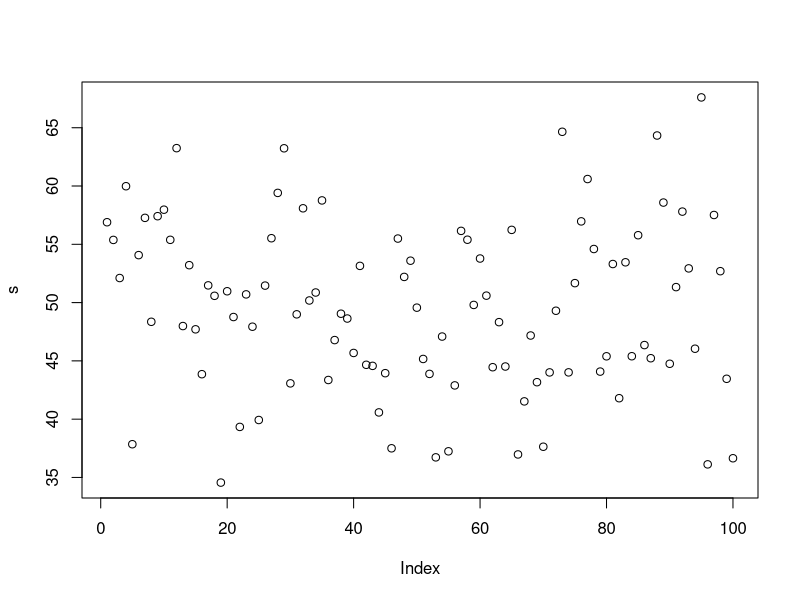
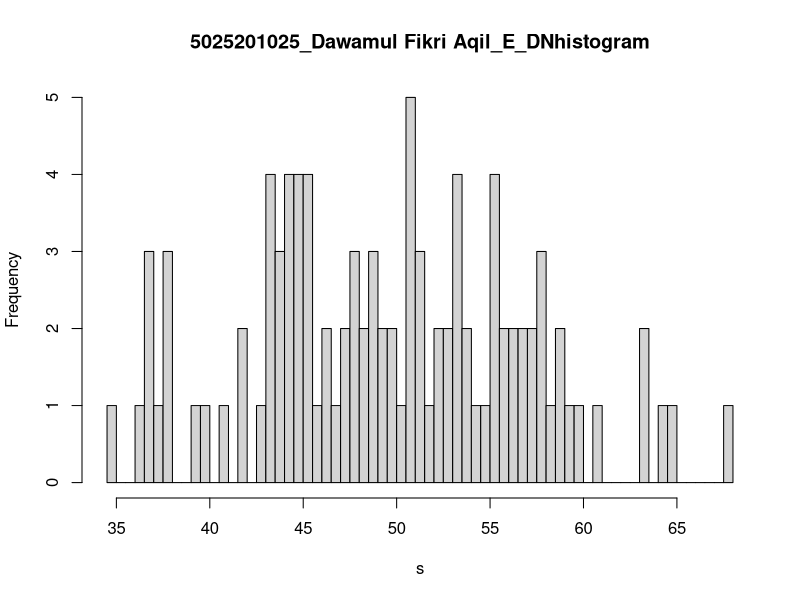

Write the R code that produced these figures, in order.
# 6A
E <- 50
p <- 8
n <- 100
s <- rnorm(n, E, p)
s
plot(s)

# 6B
hist(s, breaks = 50, main="5025201025_Dawamul Fikri Aqil_E_DNhistogram")

# 6C
p <- 8
Var <- p * p
Var #Varians
